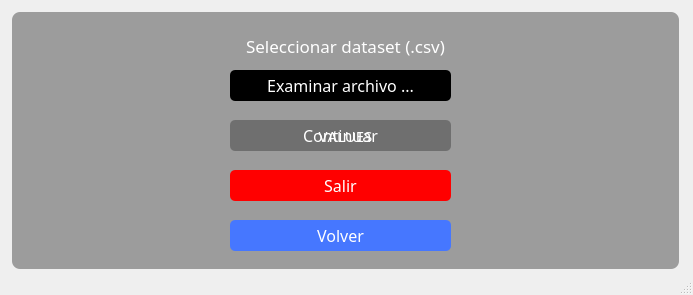
<?xml version="1.0" encoding="UTF-8"?>
<ui version="4.0">
 <class>MainWindow</class>
 <widget class="QMainWindow" name="MainWindow">
  <property name="enabled">
   <bool>true</bool>
  </property>
  <property name="geometry">
   <rect>
    <x>0</x>
    <y>0</y>
    <width>693</width>
    <height>295</height>
   </rect>
  </property>
  <property name="sizePolicy">
   <sizepolicy hsizetype="Fixed" vsizetype="Fixed">
    <horstretch>0</horstretch>
    <verstretch>0</verstretch>
   </sizepolicy>
  </property>
  <property name="minimumSize">
   <size>
    <width>0</width>
    <height>0</height>
   </size>
  </property>
  <property name="maximumSize">
   <size>
    <width>99999</width>
    <height>16777215</height>
   </size>
  </property>
  <property name="windowTitle">
   <string>Mate Computacional App</string>
  </property>
  <property name="toolTip">
   <string/>
  </property>
  <property name="statusTip">
   <string/>
  </property>
  <property name="whatsThis">
   <string/>
  </property>
  <property name="layoutDirection">
   <enum>Qt::LeftToRight</enum>
  </property>
  <property name="autoFillBackground">
   <bool>false</bool>
  </property>
  <property name="styleSheet">
   <string notr="true">QMainWindow{
border-radius: 20px;
}
QMainWindow QFrame{
color: #fff;
}
</string>
  </property>
  <property name="inputMethodHints">
   <set>Qt::ImhNone</set>
  </property>
  <property name="animated">
   <bool>true</bool>
  </property>
  <property name="documentMode">
   <bool>false</bool>
  </property>
  <property name="unifiedTitleAndToolBarOnMac">
   <bool>false</bool>
  </property>
  <widget class="QWidget" name="centralwidget">
   <property name="styleSheet">
    <string notr="true"/>
   </property>
   <widget class="QWidget" name="widget" native="true">
    <property name="geometry">
     <rect>
      <x>10</x>
      <y>10</y>
      <width>671</width>
      <height>261</height>
     </rect>
    </property>
    <property name="autoFillBackground">
     <bool>false</bool>
    </property>
    <property name="styleSheet">
     <string notr="true">QPushButton{
border-style: solid;
border-color: rgb(0, 51, 102);
color: rgb(255, 255, 255);
border-radius: 5px;

}


.QWidget{
background-color: rgba(0,0,0,0.35);
border: 4px solid transparent; 
border-radius: 10px;

}
</string>
    </property>
    <widget class="QLabel" name="lbl_Initial">
     <property name="geometry">
      <rect>
       <x>210</x>
       <y>10</y>
       <width>251</width>
       <height>51</height>
      </rect>
     </property>
     <property name="font">
      <font>
       <family>Myanmar Text</family>
       <pointsize>13</pointsize>
       <weight>50</weight>
       <italic>false</italic>
       <bold>false</bold>
       <underline>false</underline>
       <strikeout>false</strikeout>
       <kerning>false</kerning>
      </font>
     </property>
     <property name="styleSheet">
      <string notr="true">background: transparent;</string>
     </property>
     <property name="text">
      <string>Seleccionar dataset (.csv)</string>
     </property>
     <property name="alignment">
      <set>Qt::AlignCenter</set>
     </property>
     <property name="wordWrap">
      <bool>false</bool>
     </property>
    </widget>
    <widget class="QPushButton" name="btn_Examinar">
     <property name="geometry">
      <rect>
       <x>220</x>
       <y>60</y>
       <width>221</width>
       <height>31</height>
      </rect>
     </property>
     <property name="font">
      <font>
       <family>HoloLens MDL2 Assets</family>
       <pointsize>12</pointsize>
      </font>
     </property>
     <property name="cursor">
      <cursorShape>PointingHandCursor</cursorShape>
     </property>
     <property name="styleSheet">
      <string notr="true">background-color: rgb(0, 0, 0)</string>
     </property>
     <property name="text">
      <string>Examinar archivo ...</string>
     </property>
    </widget>
    <widget class="QPushButton" name="btn_Aceptar">
     <property name="geometry">
      <rect>
       <x>220</x>
       <y>110</y>
       <width>221</width>
       <height>31</height>
      </rect>
     </property>
     <property name="font">
      <font>
       <family>HoloLens MDL2 Assets</family>
       <pointsize>12</pointsize>
      </font>
     </property>
     <property name="cursor">
      <cursorShape>PointingHandCursor</cursorShape>
     </property>
     <property name="styleSheet">
      <string notr="true">background-color: rgb(111, 111, 111)</string>
     </property>
     <property name="text">
      <string>Continuar</string>
     </property>
    </widget>
    <widget class="QPushButton" name="btn_Salir">
     <property name="geometry">
      <rect>
       <x>220</x>
       <y>160</y>
       <width>221</width>
       <height>31</height>
      </rect>
     </property>
     <property name="font">
      <font>
       <family>HoloLens MDL2 Assets</family>
       <pointsize>12</pointsize>
      </font>
     </property>
     <property name="cursor">
      <cursorShape>PointingHandCursor</cursorShape>
     </property>
     <property name="styleSheet">
      <string notr="true">background-color: rgb(255, 0, 0)</string>
     </property>
     <property name="text">
      <string>Salir</string>
     </property>
    </widget>
    <widget class="QLabel" name="lbl_dataItems">
     <property name="geometry">
      <rect>
       <x>10</x>
       <y>50</y>
       <width>651</width>
       <height>151</height>
      </rect>
     </property>
     <property name="font">
      <font>
       <family>Myanmar Text</family>
       <pointsize>11</pointsize>
       <weight>50</weight>
       <italic>false</italic>
       <bold>false</bold>
       <underline>false</underline>
       <strikeout>false</strikeout>
       <kerning>false</kerning>
      </font>
     </property>
     <property name="styleSheet">
      <string notr="true">background: transparent;</string>
     </property>
     <property name="text">
      <string>VALUES</string>
     </property>
     <property name="scaledContents">
      <bool>false</bool>
     </property>
     <property name="alignment">
      <set>Qt::AlignCenter</set>
     </property>
     <property name="wordWrap">
      <bool>false</bool>
     </property>
    </widget>
    <widget class="QPushButton" name="btn_Volver">
     <property name="geometry">
      <rect>
       <x>220</x>
       <y>210</y>
       <width>221</width>
       <height>31</height>
      </rect>
     </property>
     <property name="font">
      <font>
       <family>HoloLens MDL2 Assets</family>
       <pointsize>12</pointsize>
      </font>
     </property>
     <property name="cursor">
      <cursorShape>PointingHandCursor</cursorShape>
     </property>
     <property name="styleSheet">
      <string notr="true">background-color: rgb(70, 119, 255)</string>
     </property>
     <property name="text">
      <string>Volver</string>
     </property>
    </widget>
   </widget>
  </widget>
  <widget class="QMenuBar" name="menubar">
   <property name="geometry">
    <rect>
     <x>0</x>
     <y>0</y>
     <width>693</width>
     <height>21</height>
    </rect>
   </property>
  </widget>
  <widget class="QStatusBar" name="statusbar"/>
 </widget>
 <resources>
  <include location="../sources.qrc"/>
  <include location="../Real Time Person Detector/Project/sources.qrc"/>
 </resources>
 <connections/>
</ui>
